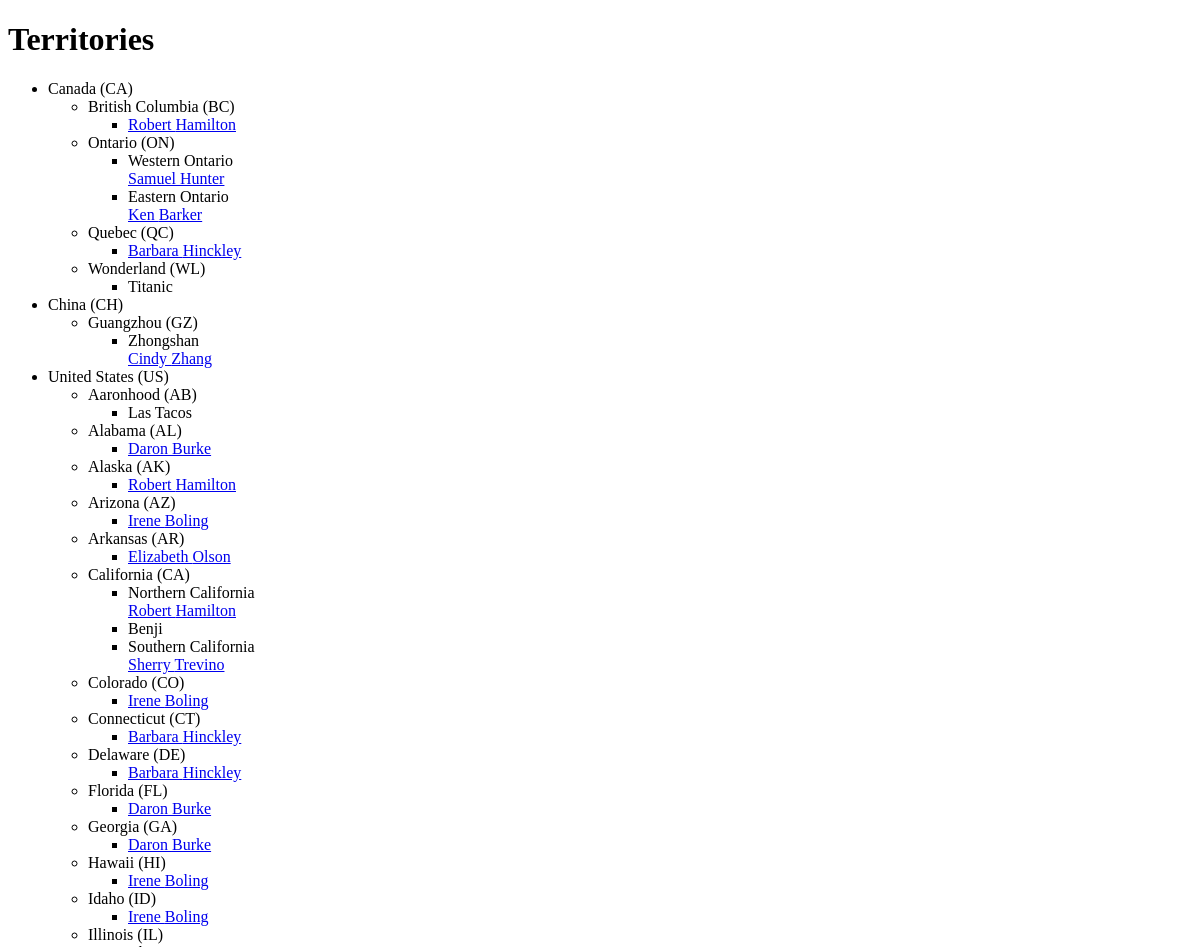
Before: /territories.php (upper part) with the older database file.
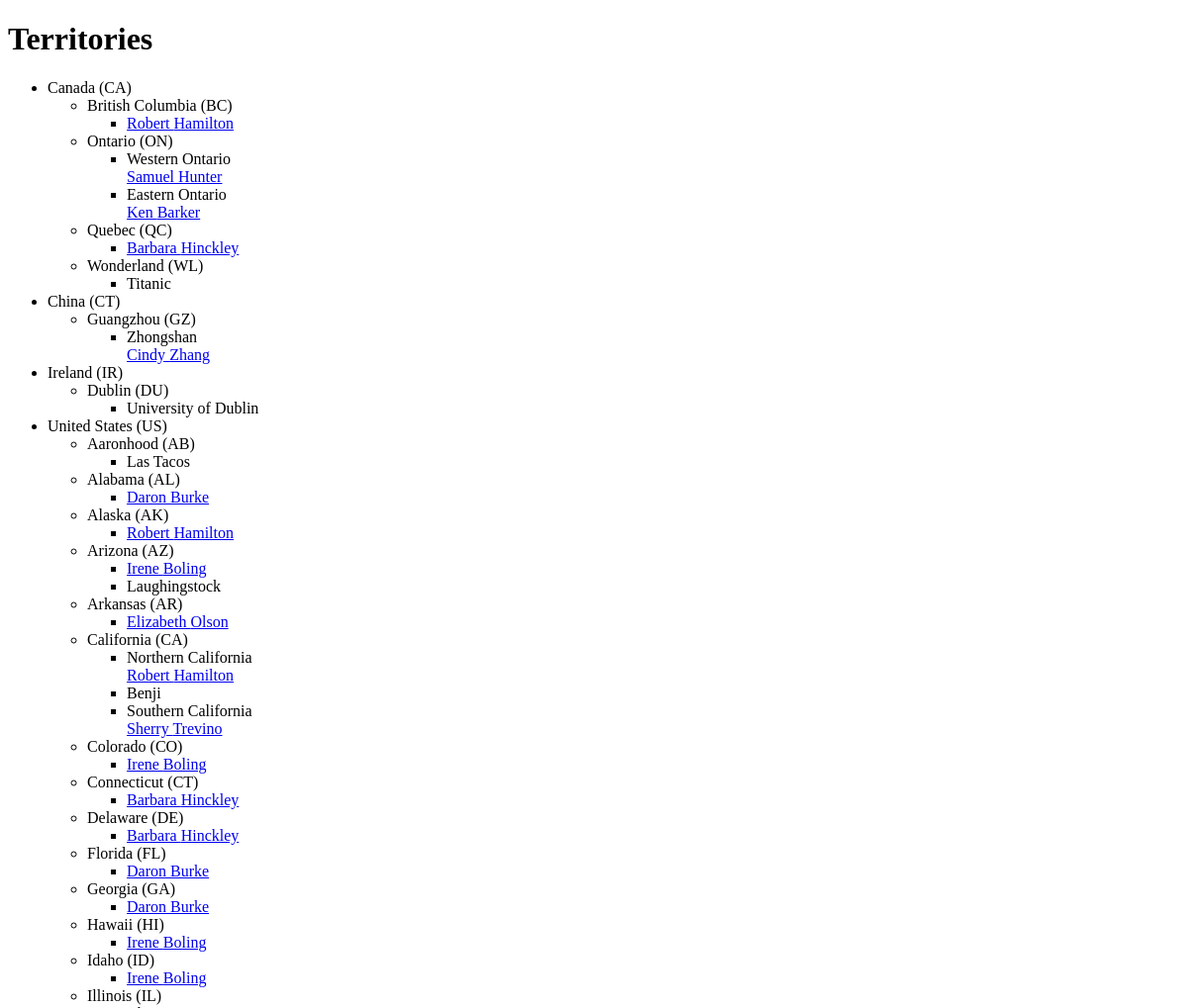
After: the same page with the newer database file.
### tables this page shows
CREATE TABLE `countries` (
  `id` int(11) NOT NULL AUTO_INCREMENT,
  `name` varchar(255) DEFAULT NULL,
  `code` varchar(255) DEFAULT NULL,
  PRIMARY KEY (`id`)
);

CREATE TABLE `states` (
  `id` int(11) NOT NULL AUTO_INCREMENT,
  `name` varchar(255) DEFAULT NULL,
  `code` varchar(255) DEFAULT NULL,
  `country_id` int(11) DEFAULT NULL,
  PRIMARY KEY (`id`),
  KEY `fk_country_id` (`country_id`)
);

CREATE TABLE `salespeople` (
  `id` int(11) NOT NULL AUTO_INCREMENT,
  `first_name` varchar(255) DEFAULT NULL,
  `last_name` varchar(255) DEFAULT NULL,
  `phone` varchar(255) DEFAULT NULL,
  `email` varchar(255) DEFAULT NULL,
  PRIMARY KEY (`id`)
);

CREATE TABLE `territories` (
  `id` int(11) NOT NULL AUTO_INCREMENT,
  `name` varchar(255) DEFAULT NULL,
  `state_id` int(11) DEFAULT NULL,
  `position` int(11) DEFAULT NULL,
  PRIMARY KEY (`id`),
  KEY `state_id` (`state_id`)
);

### private/query_functions.php (called while the page is built, shortened)
<?php
  function find_all_countries() {
    global $db;
    $sql = "SELECT * FROM countries ORDER BY name ASC;";
    $country_result = db_query($db, $sql);
    return $country_result;
  }
  function find_states_for_country_id($country_id=0) {
    global $db;
    $sql = "SELECT * FROM states ";
    $sql .= "WHERE country_id='" . $country_id . "' ";
    $sql .= "ORDER BY name ASC;";
    $state_result = db_query($db, $sql);
    return $state_result;
  }
  function find_territories_for_state_id($state_id=0) {
    global $db;
    $sql = "SELECT * FROM territories ";
    $sql .= "WHERE state_id='" . $state_id . "' ";
    $sql .= "ORDER BY position ASC;";
    $territory_result = db_query($db, $sql);
    return $territory_result;
  }
  function find_salespeople_for_territory_id($territory_id=0) {
    global $db;
    $sql = "SELECT * FROM salespeople ";
    $sql .= "LEFT JOIN salespeople_territories
              ON (salespeople_territories.salesperson_id = salespeople.id) ";
    $sql .= "WHERE salespeople_territories.territory_id='" . $territory_id . "' ";
    $sql .= "ORDER BY last_name ASC, first_name ASC;";
    $salespeople_result = db_query($db, $sql);
    return $salespeople_result;
  }
?>

### private/database.php (called while the page is built, shortened)
<?php
  function db_query($connection, $sql) {
    $result_set = mysqli_query($connection, $sql);
    return $result_set;
  }
  function db_fetch_assoc($result_set) {
    return mysqli_fetch_assoc($result_set);
  }
?>

### private/functions.php (called while the page is built, shortened)
<?php
  function h($string="") {
    return htmlspecialchars($string);
  }
  function u($string="") {
    return urlencode($string);
  }
?>

### public/territories.php (the view, shortened to what this page needs)
<?php include(SHARED_PATH . '/header.php'); ?>
<div id="main-content">
  <h1>Territories</h1>
  <?php
  $country_result = find_all_countries();
  echo "<ul id=\"countries\">";
  while($country = db_fetch_assoc($country_result)) {
    echo "<li>";
    echo h($country['name']);
    echo " (" . h($country['code']) . ")";
    $state_result = find_states_for_country_id($country['id']);
    echo "<ul id=\"states\">";
    while($state = db_fetch_assoc($state_result)) {
      echo "<li>";
      echo h($state['name']);
      echo " (" . h($state['code']) . ")";
      $territory_result = find_territories_for_state_id($state['id']);
      echo "<ul id=\"territories\">";
      while($territory = db_fetch_assoc($territory_result)) {
        echo "<li>";
        if($territory['name'] != $state['name']) {
          echo h($territory['name']) . "<br />";
        }
        $salespeople_result = find_salespeople_for_territory_id($territory['id']);
        while($person = db_fetch_assoc($salespeople_result)) {
          echo "<span class=\"salesperson\">";
          $url = 'salesperson.php?id=' . u($person['id']);
          echo "<a href=\"" . h($url) . "\">";
          echo h($person['first_name']) . " " . h($person['last_name']);
          echo "</a>";
          echo "</span>";
          echo "<br />";
        }
        echo "</li>";
      }
      echo "</ul>";
      echo "</li>";
    }
    echo "</ul>";
    echo "</li>";
  }
  echo "</ul>";
  ?>
</div>
<?php include(SHARED_PATH . '/footer.php'); ?>

Changed rows visible on the page:
changed countries "China": code "CH" → "CT"
added countries: name "Ireland", code "IR"
added states: name "Dublin", code "DU", shown under "Ireland"
added territories: name "University of Dublin", shown under "Dublin"
added territories: name "Laughingstock", shown under states "Arizona"
